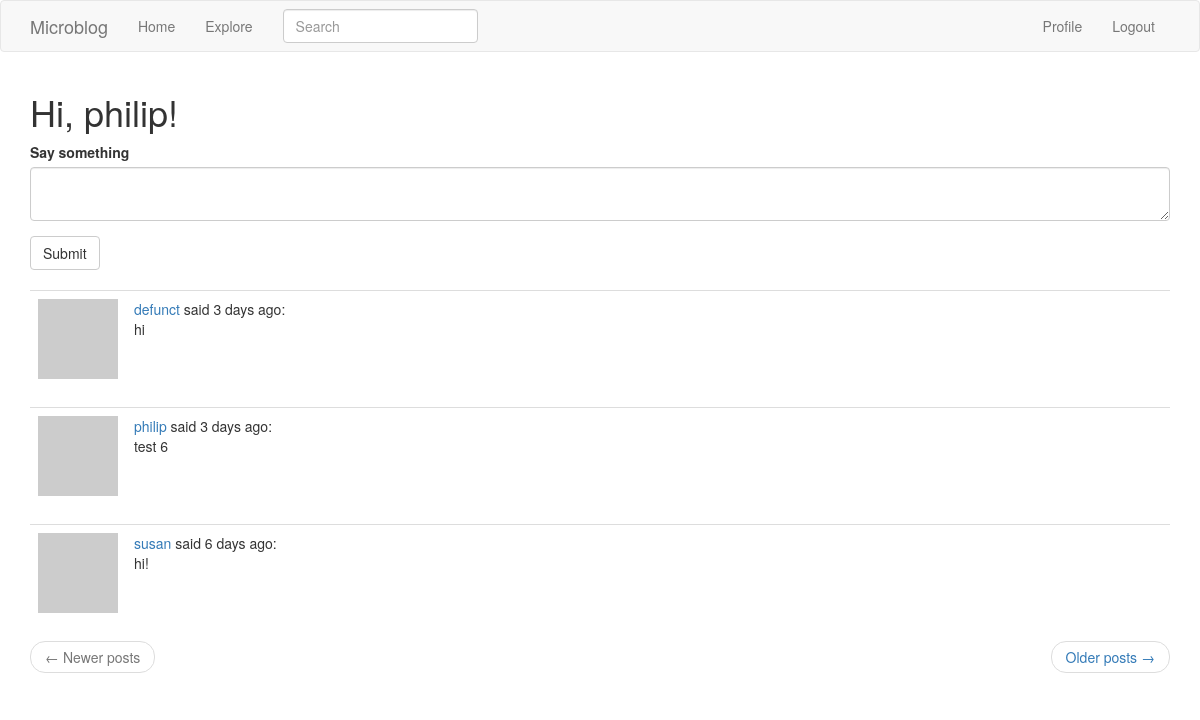
The page /index (signed in) on the database its author committed.
### app/models.py (models this page shows, shortened)
class User(UserMixin, db.Model):  # User class inherits from db.Model, base class for all models from SQLAlchemy. Also inherits UserMixin to implement login
    id = db.Column(db.Integer, primary_key=True)
    username = db.Column(db.String(64), index=True, unique=True)
    email = db.Column(db.String(120), index=True, unique=True)
    password_hash = db.Column(db.String(128), unique=True)
    posts = db.relationship('Post', backref='author', lazy='dynamic')  # sets relationship between users and posts, allows for queries like user.posts
    about_me = db.Column(db.String(140))
    last_seen = db.Column(db.DateTime, default=datetime.utcnow)
    followed = db.relationship(  # sets up querying what following relationships
        'User', secondary=followers,  # secondary is association table
        primaryjoin=(followers.c.follower_id == id),  # primaryjoin links follower user and association table
        secondaryjoin=(followers.c.followed_id == id),  # secondaryjoin links followed user and association table
        backref = db.backref('followers', lazy='dynamic'), lazy='dynamic')  # backref defines how followed entity will access their followers
    def followed_posts(self):  # returns list of self's posts and followed user's posts
        others = Post.query.join(followers, (followers.c.followed_id == Post.user_id)  # join Posts table with follower association table where follower's followed_id == Post's user_id
            ).filter(followers.c.follower_id == self.id)  # filter out posts from users self isn't following
        own = Post.query.filter_by(user_id=self.id) # get own posts
        return others.union(own).order_by(Post.timestamp.desc())  # sort posts by time in descending order
    def avatar(self, size):
        digest = md5(self.email.lower().encode('utf-8')).hexdigest()
        return 'https://www.gravatar.com/avatar/{}?d=identicon&s={}'.format(
            digest, size)

class SearchableMixin(object):
    @classmethod
    def search(cls, expression, page, per_page):  # first argument is a class, for example Post model
        ids, total = query_index(cls.__tablename__, expression, page, per_page)
        if total == 0:
            return cls.query.filter_by(id=0), 0
        when = []  # list of tuples, where tuples are pairs of id index and id value at that index
        for i in range(len(ids)):
            when.append((ids[i], i))
        return cls.query.filter(cls.id.in_(ids)).order_by(db.case(when, value=cls.id)), total
    @classmethod
    def before_commit(cls, session):
        session._changes = {
            'add': list(session.new),
            'update': list(session.dirty),
            'delete': list(session.deleted)
            }
    @classmethod
    def after_commit(cls, session):
        for obj in session._changes['add']:
            if isinstance(obj, SearchableMixin):
                add_to_index(obj.__tablename__, obj)
        for obj in session._changes['update']:
            if isinstance(obj, SearchableMixin):
                add_to_index(obj.__tablename__, obj)
        for obj in session._changes['delete']:
            if isinstance(obj, SearchableMixin):
                remove_from_index(obj.__tablename__, obj)
        session._changes = None

class Post(SearchableMixin, db.Model):
    __searchable__ = ['body']
    id = db.Column(db.Integer, primary_key=True)
    body = db.Column(db.String(140))
    timestamp = db.Column(db.DateTime, index=True, default=datetime.utcnow)
    user_id = db.Column(db.Integer, db.ForeignKey('user.id'))  # for ForeignKey parameter, 'user.id' refers to the id from User table

### app/main/routes.py (the view)
@bp.route('/', methods=['GET', 'POST'])
@bp.route('/index', methods=['GET', 'POST'])
@login_required
def index():  # shows form for adding a post and all followed posts
    form = PostForm()
    if form.validate_on_submit():  # if submit button is pressed
        post = Post(body=form.post.data, author=current_user)  # adding post
        db.session.add(post)
        db.session.commit()
        flash('Your post has been submitted!')
        return redirect(url_for('main.index'))
    page = request.args.get(key='page', default=1, type=int)
    posts = current_user.followed_posts().paginate(page, current_app.config['POSTS_PER_PAGE'], False)  # False parameter returns empty page instead of 404 error if trying to navigate to a page that doesn't exist
    if posts.has_next:
        next_url = url_for('main.index', page=posts.next_num)
    else:
        next_url = None
    if posts.has_prev:
        prev_url = url_for('main.index', page=posts.prev_num)
    else:
        prev_url = None
    return render_template('index.html', title='Home', form=form, posts=posts.items, next_url=next_url, prev_url=prev_url)  # items is list of items retrieved for selected page

### app/main/forms.py
class SearchForm(FlaskForm):
    q = StringField('Search', validators=[DataRequired()])
    def __init__(self, *args, **kwargs):
        if 'formdata' not in kwargs:
            kwargs['formdata'] = request.args
        if 'csrf_enabled' not in kwargs:
            kwargs['csrf_enabled'] = False  # disables CSRF protection default for clickable search links to work
        super(SearchForm, self).__init__(*args, **kwargs)

class PostForm(FlaskForm):
    post = TextAreaField('Say something', validators=[
        DataRequired(), Length(min=1, max=140)])
    submit = SubmitField('Submit')

### app/main/routes.py (called while the page is built)
@bp.before_request
def before_request():  # tracks when user was last seen, writes to db
    if current_user.is_authenticated:
        current_user.last_seen = datetime.utcnow()
        db.session.commit()
        g.search_form = SearchForm()  # explain

### app/models.py (called while the page is built)
@login.user_loader
def load_user(id):
    return User.query.get(int(id))  # loads user from ID, ties in LoginManager and User from database

### app/templates/index.html
{% extends "base.html" %}
{% import 'bootstrap/wtf.html' as wtf %}
{% block app_content %}
    <h1>Hi, {{ current_user.username }}!</h1>
    {% if form %}
    {{ wtf.quick_form(form) }}
    <br>
    {% endif %}
    {% for post in posts %}
        {% include '_post.html' %}
    {% endfor %}
    <nav aria-label="...">
        <ul class="pager">
            <li class="previous{% if not prev_url %} disabled{% endif %}">
                <a href="{{ prev_url or '#' }}">
                    <span aria-hidden="true">&larr;</span> Newer posts
                </a>
            </li>
            <li class="next{% if not next_url %} disabled{% endif %}">
                <a href="{{ next_url or '#' }}">
                    Older posts <span aria-hidden="true">&rarr;</span>
                </a>
            </li>
        </ul>
    </nav>
{% endblock %}

### app/templates/_post.html
<table class="table table-hover">
    <tr>
        <td width="70px">
            <a href="{{ url_for('main.user', username=post.author.username) }}">
                <img src="{{ post.author.avatar(70) }}" />
            </a>
        </td>
        <td>
            <a href="{{ url_for('main.user', username=post.author.username) }}">
                {{ post.author.username }}
            </a>
            said {{ moment(post.timestamp).fromNow()  }}:
            <br>
            {{ post.body }}
        </td>
    </tr>
</table>

### rows shown on the page
User: username "philip"
Post: author.username "defunct", timestamp "3 days ago", body "hi"
Post: author.username "philip", timestamp "3 days ago", body "test 6"
Post: author.username "susan", timestamp "6 days ago", body "hi!"
